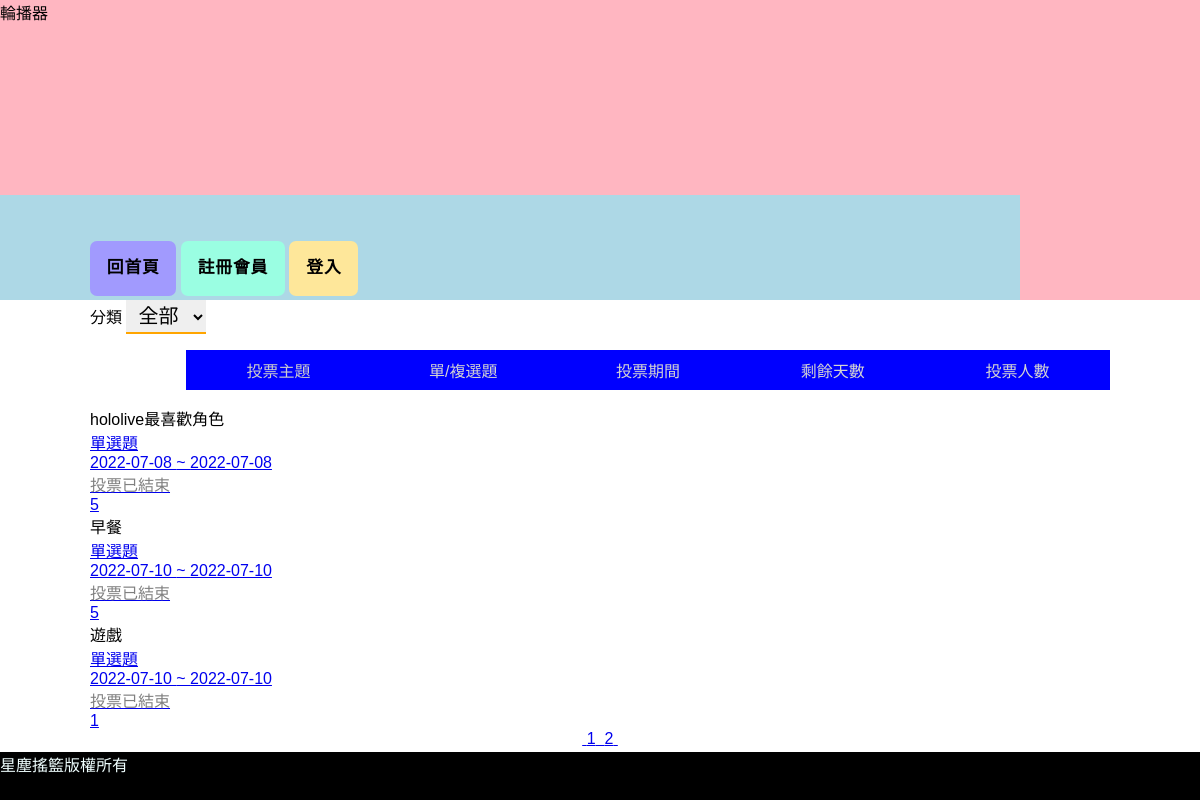
/?p=1, run on the app's committed database.
### tables this page shows
CREATE TABLE `subjects` (
  `id` int(11) UNSIGNED NOT NULL COMMENT '序號',
  `subject` varchar(128) NOT NULL COMMENT '主題描述',
  `type_id` int(11) NOT NULL,
  `multiple` tinyint(1) NOT NULL DEFAULT 0 COMMENT '單/複選',
  `mulit_limit` tinyint(2) NOT NULL DEFAULT 1 COMMENT '單/複選項目數',
  `start` date NOT NULL,
  `end` date NOT NULL,
  `total` int(11) UNSIGNED NOT NULL DEFAULT 0
);

### api/base.php (called while the page is built, shortened)
<?php
function pdo(){
$dsn = "mysql:host=localhost;charset=utf8;dbname=vote"; return new PDO($dsn,'root','');
}
function all($table,...$arg){
    $pdo=pdo();
    $sql="SELECT * FROM $table ";
    switch(count($arg)){
        case 2:
            if(!empty($arg[0])){
                foreach($arg[0] as $key => $value){
                    $tmp[]="`$key`='$value'";
                }
                        $sql.=" WHERE ". implode(" AND " ,$tmp) . $arg[1];
            }else{
                $sql.=$arg[1];
            }
        break;
        }
        return $pdo->query($sql)->fetchAll(PDO::FETCH_ASSOC);
    }
function math($table,$math,$col,...$arg){
    $pdo=pdo();
    $sql="SELECT $math(`$col`) FROM $table ";
        return $pdo->query($sql)->fetchColumn();
    }
?>

### front/vote_list.php (the view, shortened to what this page needs)
<?php
$p="";
if(isset($_GET['p'])){
    $p="&p={$_GET['p']}";
}
$querystr="";
$queryfilter="";
?>
<div>
    <label for="types">分類</label>
    <select name="types" id="types" onchange="location.href=`?filter=${this.value}<?=$p;?><?=$querystr;?>`">
        <option value="0">全部</option>
    </select>
</div>
<div>
    <ul class='list'>
        <li class='list-header'>
            <div>投票主題</div>
            <?php
                if(isset($_GET['type']) && $_GET['type']=='asc'){
                ?>
            <div><a href="?order=multiple&type=desc<?=$p;?><?=$queryfilter;?>">單/複選題</a>
            </div>
            <?php
                }else{
                ?>
            <div><a href="?order=multiple&type=asc<?=$p;?><?=$queryfilter;?>">單/複選題</a></div>
            <?php
                }
                ?>
            <?php
                if(isset($_GET['type']) && $_GET['type']=='asc'){
                ?>
            <div><a href="?order=end&type=desc<?=$p;?><?=$queryfilter;?>">投票期間</a></div>
            <?php
                }else{
                ?>
            <div><a href="?order=end&type=asc<?=$p;?><?=$queryfilter;?>">投票期間</a></div>
            <?php
                }
                ?>
            <?php
                if(isset($_GET['type']) && $_GET['type']=='asc'){
                ?>
            <div><a href="?order=remain&type=desc<?=$p;?><?=$queryfilter;?>">剩餘天數</a></div>
            <?php
                }else{
                ?>
            <div><a href="?order=remain&type=asc<?=$p;?><?=$queryfilter;?>">剩餘天數</a></div>
            <?php
                    }
                ?>
            <?php
                if(isset($_GET['type']) && $_GET['type']=='asc'){
                ?>
            <div><a href='?order=total&type=desc<?=$p;?><?=$queryfilter;?>'>投票人數</a></div>
            <?php
                }else{
                ?>
            <div><a href='?order=total&type=asc<?=$p;?><?=$queryfilter;?>'>投票人數</a></div>
            <?php
                }
                ?>
        </li>
    </ul>
    <main>
            <?php
            $orderStr='';
            $filter=[];
            $total=math('subjects','count','id',$filter);
            $div=3;
            $pages=ceil($total/$div);
            $now=isset($_GET['p'])?$_GET['p']:1;
            $start=($now-1)*$div;
            $page_rows=" limit $start,$div";
            $subjects=all('subjects',$filter,$orderStr . $page_rows);
            foreach($subjects as $subject){
                echo "<div class='wrap'>";
                echo "<div class='overlay'>{$subject['subject']}</div>";
                echo "<a href='?do=vote_result&id={$subject['id']}'>";
                if($subject['multiple']==0){
                    echo "<div class='shade' >單選題</div>";
                }else{
                    echo "<div class='shade'>複選題</div>";
                }
                echo "<div class='shade'>";
                echo $subject['start']. " ~ ".$subject['end'];
                echo "</div>";
                echo "<div class='shade'>";
                    $today=strtotime("now");
                    $end=strtotime($subject['end']);
                    if(($end-$today)>0){
                        $remain=floor(($end-$today)/(60*60*24));
                        echo "倒數".$remain."天結束";
                    }else{
                        echo "<span style='color:grey'>投票已結束</span>";
                    }
                echo "</div>";
                echo "<div class='info red' class='text-center'>{$subject['total']}</div>";
                echo "</a>";
                echo "</div>";
            }
            ?>
    </main>
</div>
<div class="text-center">
<?php
if($pages > 1){
for($i=1;$i<=$pages;$i++){
    echo "<a href='?p={$i}{$querystr}{$queryfilter}'>&nbsp;";
    echo $i;
    echo "&nbsp;</a>";
}
}
?>
</div>

### css/basic.css (style rules this page uses)
* { margin: 0; padding: 0; list-style-type: none; box-sizing: border-box; font-family: Arial, Helvetica, sans-serif; }
.text-center { text-align: center; }

### css/front.css (style rules this page uses)
.list { margin:1rem 0 1rem 6rem; }
.list-header { display:flex; justify-content: space-evenly; text-align: center; }
.list a { text-decoration: none; }
.list-header div { width:calc(100% / 5); padding:0.5rem 1rem; background:blue; color:#ccc; }
.list-header div a { color: lightgrey; }
#types { padding:0.25rem 0.5rem; font-size:1.25rem; border:0; border-bottom:2px solid orange; }

### data on the page
subjects: subject "hololive最喜歡角色", multiple "單選題", start "2022-07-08", end "2022-07-08", shows "投票已結束", total "5"
subjects: subject "早餐", multiple "單選題", start "2022-07-10", end "2022-07-10", shows "投票已結束", total "5"
subjects: subject "遊戲", multiple "單選題", start "2022-07-10", end "2022-07-10", shows "投票已結束", total "1"
